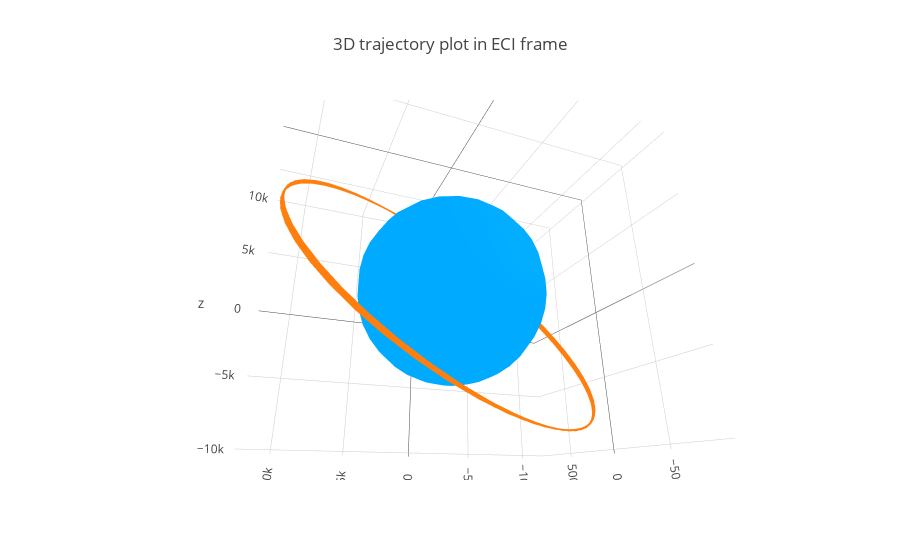

This figure's notebook cell:
### Markdown cell above
## 3D plot

### Code cell
from org.orekit.utils import Constants as orekit_constants
import plotly.graph_objs as go

phi = np.linspace(0, 2*np.pi, num=20)
theta = np.linspace(-np.pi/2, np.pi/2, num=20)
phi, theta = np.meshgrid(phi, theta)

x = 1e-3 * np.cos(theta) * np.sin(phi) * orekit_constants.WGS84_EARTH_EQUATORIAL_RADIUS
y = 1e-3 * np.cos(theta) * np.cos(phi) * orekit_constants.WGS84_EARTH_EQUATORIAL_RADIUS
z = 1e-3 * np.sin(theta) * orekit_constants.WGS84_EARTH_EQUATORIAL_RADIUS

trace_earth = go.Mesh3d(
    x=x.flatten(),
    y=y.flatten(),
    z=z.flatten(),                   
    alphahull=0,                   
    opacity=1.0,
    color='#00AAFF',
    name='Earth',
    lighting=dict(ambient=1))

trace = go.Scatter3d(
    x = 1e-3 * PV_eci_df['x'],
    y = 1e-3 * PV_eci_df['y'],
    z = 1e-3 * PV_eci_df['z'],
    mode='lines',
    line=dict(
        width=3
    ),
    name='Orbit'
)

data = [trace_earth, trace]

layout = go.Layout(
    title = '3D trajectory plot in ECI frame',
    scene=dict(
        aspectmode='data'
    )
)

fig = dict(data=data, layout=layout)

pio.show(fig)

### Figure 1 — Plotly figure (JSON) as saved in the notebook; plotly's stock layout.template omitted (floating-point values rounded to 4 significant figures; data arrays with more than 128 entries replaced by an {"elided": "..."} marker saying what was removed)
{"data": [{"alphahull": 0, "color": "#00AAFF", "lighting": {"ambient": 1}, "name": "Earth", "opacity": 1, "type": "mesh3d", "uid": "4c4f150e-feba-44c1-b4fb-67a3f0ebeb0f", "x": {"elided": "400 float values"}, "y": {"elided": "400 float values"}, "z": {"elided": "400 float values"}}, {"line": {"width": 3}, "mode": "lines", "name": "Orbit", "type": "scatter3d", "uid": "006bffbb-a5d5-4aea-8d9c-4f9e4ae5ee86", "x": {"elided": "865 float values"}, "y": {"elided": "865 float values"}, "z": {"elided": "865 float values"}}], "layout": {"autosize": true, "scene": {"aspectmode": "data", "aspectratio": {"x": 0.8772, "y": 1.161, "z": 0.9819}, "camera": {"center": {"x": 0, "y": 0, "z": 0}, "eye": {"x": -1.284, "y": 0.5027, "z": -0.5793}, "up": {"x": 0, "y": 0, "z": 1}}}, "title": {"text": "3D trajectory plot in ECI frame"}}}
